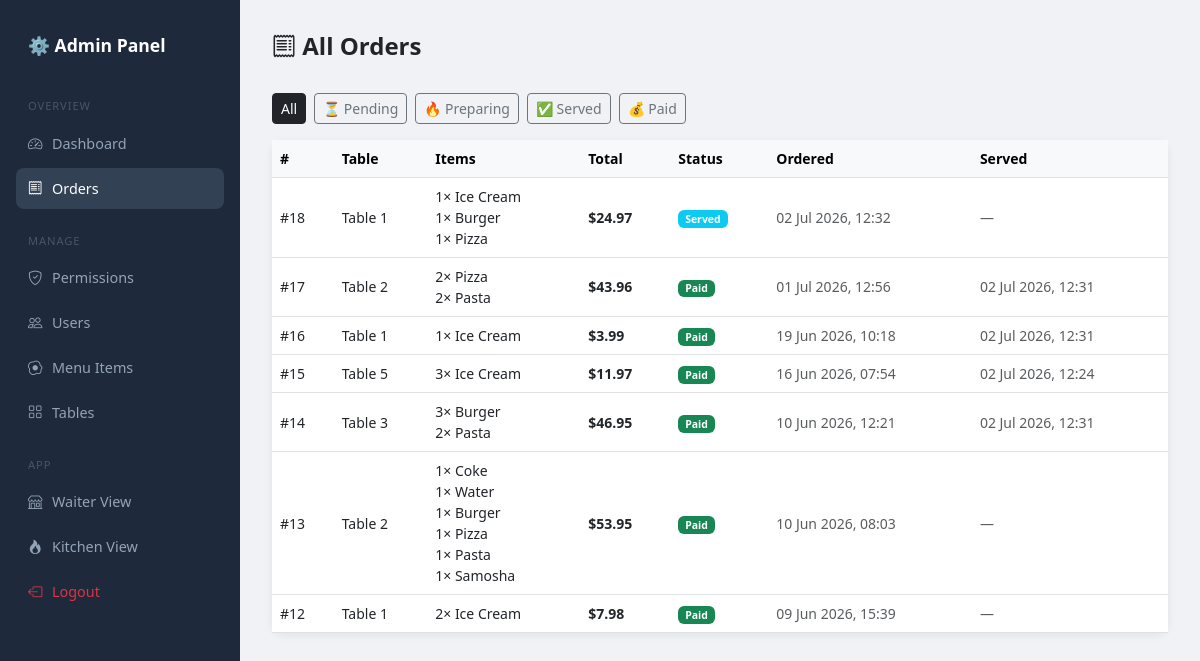
Page /admin-panel/orders/ (signed in) on the committed database.
### core/models.py (models this page shows, shortened)
class Order(models.Model):
    STATUS_CHOICES = [
        ('pending', 'Pending'),
        ('preparing', 'Preparing'),
        ('served', 'Served'),
        ('paid', 'Paid'),
    ]
    table      = models.ForeignKey(Table, on_delete=models.CASCADE, related_name='orders')
    status     = models.CharField(max_length=20, choices=STATUS_CHOICES, default='pending')
    created_at = models.DateTimeField(auto_now_add=True)
    updated_at = models.DateTimeField(auto_now=True)
    served_at  = models.DateTimeField(null=True, blank=True)
    def total_price(self):
        return sum(item.subtotal() for item in self.items.all())

class Table(models.Model):
    number = models.IntegerField(unique=True)
    is_occupied = models.BooleanField(default=False)

class OrderItem(models.Model):
    order = models.ForeignKey(Order, on_delete=models.CASCADE, related_name='items')
    menu_item = models.ForeignKey(MenuItem, on_delete=models.CASCADE)
    quantity = models.PositiveIntegerField(default=1)
    note = models.TextField(blank=True)  # e.g. "no onions"
    def subtotal(self):
        return self.quantity * self.menu_item.price

class MenuItem(models.Model):
    CATEGORY_CHOICES = [
        ('food', 'Food'),
        ('drink', 'Drink'),
        ('dessert', 'Dessert'),
    ]
    name = models.CharField(max_length=100)
    price = models.DecimalField(max_digits=6, decimal_places=2)
    category = models.CharField(max_length=20, choices=CATEGORY_CHOICES)
    is_available = models.BooleanField(default=True)

### core/views.py (the view)
# urls.py: path('admin-panel/orders/', views.admin_orders, name='admin_orders'),
@role_required('admin')
def admin_orders(request):
    status = request.GET.get('status', '')
    orders = Order.objects.select_related('table').prefetch_related(
        'items__menu_item'
    ).order_by('-created_at')
    if status:
        orders = orders.filter(status=status)
    statuses = [
        ('pending',   '⏳ Pending'),
        ('preparing', '🔥 Preparing'),
        ('served',    '✅ Served'),
        ('paid',      '💰 Paid'),
    ]
    return render(request, 'core/admin/orders.html', {
        'orders': orders, 'status': status, 'statuses': statuses
    })

### core/templates/core/admin/orders.html (shortened to what this page needs)
{% extends 'core/admin/base_admin.html' %}
{% block content %}
<div class="topbar">
    <h4 class="fw-bold mb-0"><i class="bi bi-receipt"></i> All Orders</h4>
</div>
<div class="d-flex gap-2 mb-3 flex-wrap">
    <a href="{% url 'admin_orders' %}"
       class="btn btn-sm {% if not status %}btn-dark{% else %}btn-outline-secondary{% endif %}">
        All
    </a>
    {% for s, label in statuses %}
    <a href="?status={{ s }}"
       class="btn btn-sm {% if status == s %}btn-dark{% else %}btn-outline-secondary{% endif %}">
        {{ label }}
    </a>
    {% endfor %}
</div>
<div class="card">
    <div class="table-responsive">
        <table class="table table-hover align-middle mb-0 small">
            <thead class="table-light">
    <tr>
        <th>#</th>
        <th>Table</th>
        <th>Items</th>
        <th>Total</th>
        <th>Status</th>
        <th>Ordered</th>
        <th>Served</th>
    </tr>
</thead>
<tbody>
    {% for order in orders %}
    <tr>
        <td>#{{ order.id }}</td>
        <td>Table {{ order.table.number }}</td>
        <td>
            {% for item in order.items.all %}
                <div>{{ item.quantity }}× {{ item.menu_item.name }}</div>
            {% endfor %}
        </td>
        <td class="fw-semibold">${{ order.total_price }}</td>
        <td>
            {% if order.status == 'paid' %}
                <span class="badge bg-success">Paid</span>
            {% elif order.status == 'served' %}
                <span class="badge bg-info">Served</span>
            {% elif order.status == 'preparing' %}
                <span class="badge bg-primary">Preparing</span>
            {% else %}
                <span class="badge bg-warning text-dark">Pending</span>
            {% endif %}
        </td>
        <td class="text-muted">{{ order.created_at|date:"d M Y, H:i" }}</td>
        <td class="text-muted">
            {% if order.served_at %}
                {{ order.served_at|date:"d M Y, H:i" }}
            {% else %}
                —
            {% endif %}
        </td>
    </tr>
    {% empty %}
        <tr>
            <td colspan="7" class="text-center text-muted py-4">No orders found.</td>
        </tr>
    {% endfor %}
</tbody>
        </table>
    </div>
</div>
{% endblock %}

### core/templates/core/admin/base_admin.html (style rules this page uses)
body { background: #f0f2f5; }
.card { border: none; border-radius: 12px; box-shadow: 0 2px 8px rgba(0,0,0,0.07); }
.topbar { display: flex; justify-content: space-between; align-items: center; margin-bottom: 2rem; }

### rows in the picture
Order: id "18", table.number "1", total_price "24.97", status "Served", created_at "02 Jul 2026, 12:32"
OrderItem: quantity "1", menu_item.name "Ice Cream"
OrderItem: quantity "1", menu_item.name "Burger"
OrderItem: quantity "1", menu_item.name "Pizza"
Order: id "17", table.number "2", total_price "43.96", status "Paid", created_at "01 Jul 2026, 12:56", served_at "02 Jul 2026, 12:31"
OrderItem: quantity "2", menu_item.name "Pizza"
OrderItem: quantity "2", menu_item.name "Pasta"
Order: id "16", table.number "1", total_price "3.99", status "Paid", created_at "19 Jun 2026, 10:18", served_at "02 Jul 2026, 12:31"
OrderItem: quantity "1", menu_item.name "Ice Cream"
Order: id "15", table.number "5", total_price "11.97", status "Paid", created_at "16 Jun 2026, 07:54", served_at "02 Jul 2026, 12:24"
OrderItem: quantity "3", menu_item.name "Ice Cream"
Order: id "14", table.number "3", total_price "46.95", status "Paid", created_at "10 Jun 2026, 12:21", served_at "02 Jul 2026, 12:31"
OrderItem: quantity "3", menu_item.name "Burger"
OrderItem: quantity "2", menu_item.name "Pasta"
Order: id "13", table.number "2", total_price "53.95", status "Paid", created_at "10 Jun 2026, 08:03"
OrderItem: quantity "1", menu_item.name "Coke"
OrderItem: quantity "1", menu_item.name "Water"
OrderItem: quantity "1", menu_item.name "Burger"
OrderItem: quantity "1", menu_item.name "Pizza"
OrderItem: quantity "1", menu_item.name "Pasta"
OrderItem: quantity "1", menu_item.name "Samosha"
Order: id "12", table.number "1", total_price "7.98", status "Paid", created_at "09 Jun 2026, 15:39"
OrderItem: quantity "2", menu_item.name "Ice Cream"

### other values in the picture
{{ label }} "⏳ Pending" "🔥 Preparing" "✅ Served" "💰 Paid"
